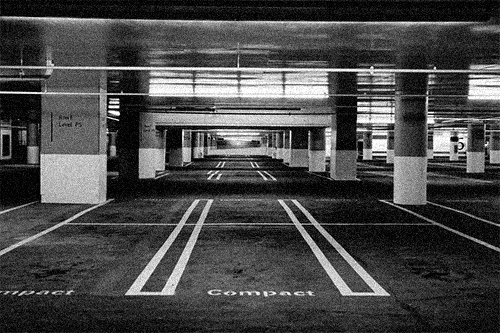
#> input picture images/places/parking.png, 500 x 333 px
$ python sobel.py   (older library calls are emulated)
#> lines starting #> are read from the running program, lines starting #| are printed output that depends on the picture
import cv2
# sobel: realça contornos

img_org = cv2.imread("images/places/parking.png")
#> img_org is the input picture: shape (333, 500, 3); min 2, max 255, mean 72
img_bilateral = cv2.bilateralFilter(img_org, 9, 75, 75)
img_sobel_x = cv2.Sobel(img_bilateral, cv2.CV_8U, 1, 0, ksize=3)
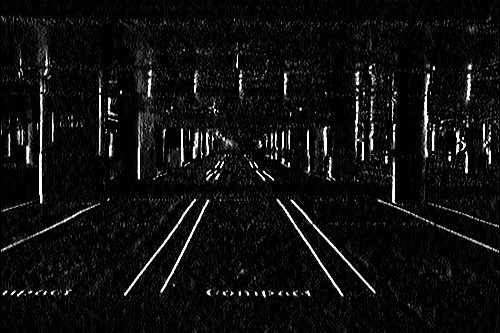
#> img_sobel_x: shape (333, 500, 3); min 0, max 255, mean 14.8
img_sobel_x2 = cv2.Sobel(img_org, cv2.CV_8U, 1, 0, ksize=3)
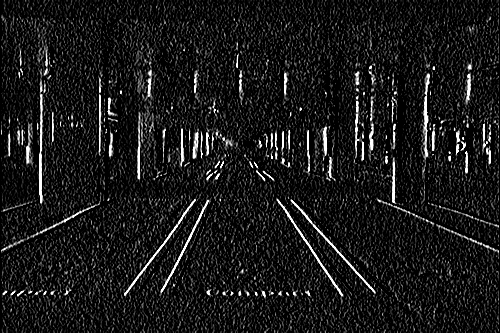
#> img_sobel_x2: shape (333, 500, 3); min 0, max 255, mean 25.5
img_sobel_y = cv2.Sobel(img_bilateral,cv2.CV_8U , 0, 1, ksize=3)
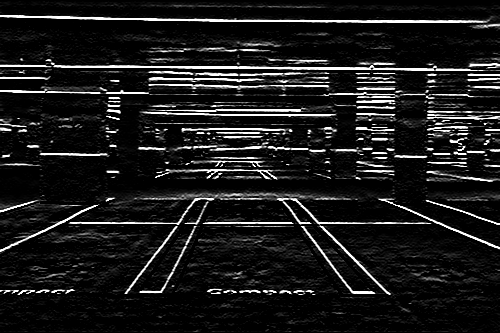
#> img_sobel_y: shape (333, 500, 3); min 0, max 255, mean 26.9
img_sobel_y2 = cv2.Sobel(img_org, cv2.CV_8U, 0, 1, ksize=3)
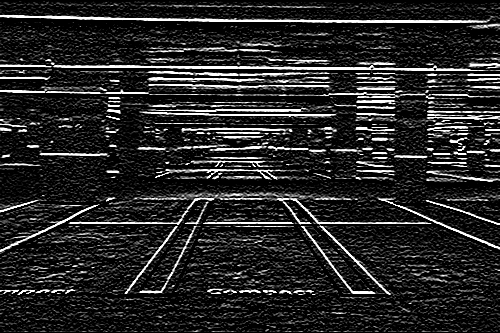
#> img_sobel_y2: shape (333, 500, 3); min 0, max 255, mean 39.1

cv2.imshow("imagem_original", img_org)

cv2.imshow("img_sobel_x", img_sobel_x)
cv2.imshow("img_sobel_x2", img_sobel_x2)
cv2.imshow("img_sobel_y", img_sobel_y)
cv2.imshow("img_sobel_y2", img_sobel_y2)


cv2.waitKey(0)
cv2.destroyAllWindows()
